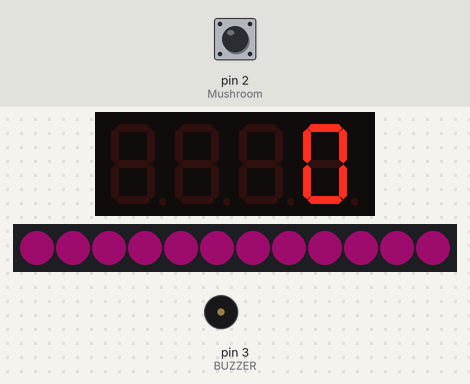
Simulated run of this sketch. Board: Arduino Uno, built with avr-gcc and run on an emulated ATmega328P. Parts: 4-digit seven-segment display, 12 RGB LEDs in strip order, left to right, buzzer (waves = sounding). The test bench sets the inputs (shaded band); at power-on: pin 2 (Mushroom) HIGH. Dim RGB values are drawn brighter than linear; random numbers use the default seed unless the sketch sets one.

Above: at 5.2 s.
5.3 s: pin 2 (Mushroom) pulled LOW for 0.15 s
At 6.0 s:
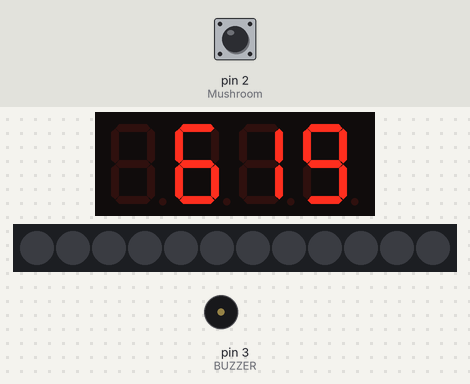
12.9 s: pin 2 (Mushroom) pulled LOW for 1 s
At 19.3 s:
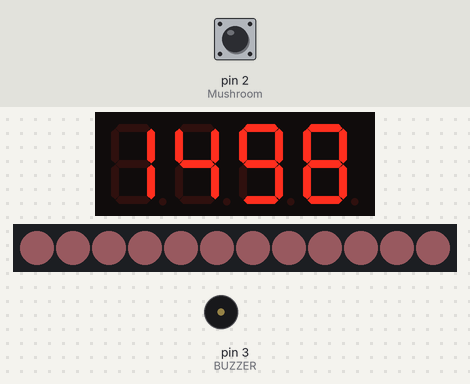
19.7 s: pin 2 (Mushroom) pulled LOW for 0.15 s
At 26.1 s:
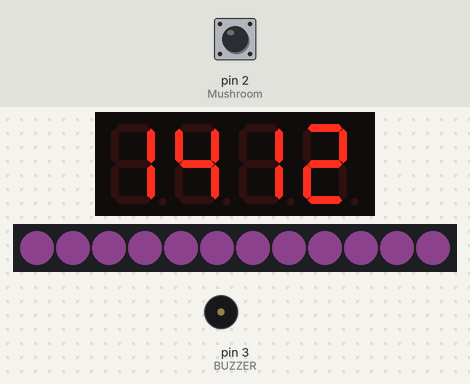
Timing chart, 0 to 27.6 s (numbered marks = the images above; inputs shaded):
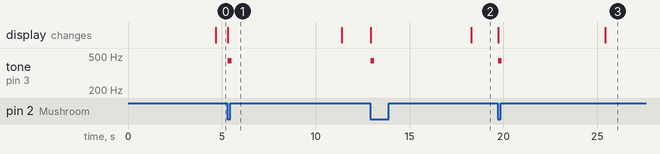

Measured:
- after the input at 5.3 s, tone on pin 3 (BUZZER): silent → 440 Hz at once, → silent 0.20 s later; the display: changes at once (image 1)
- after the input at 12.9 s, tone on pin 3 (BUZZER): silent → 440 Hz at once, → silent 0.20 s later; the display: first changes at once (image 2 shows a later state)
- after the input at 19.7 s, tone on pin 3 (BUZZER): silent → 440 Hz at once, → silent 0.20 s later; the display: first changes at once (image 3 shows a later state)

The sketch:

ClakOflex-04.ino
```cpp
#include <TM1637Display.h>      // lib pour afficheur 7 segments
#include <Adafruit_NeoPixel.h>  // lib pour anneau led
#include "pitches.h"            // lib correspondance nom de note > frequence note pour utilisation de tone(pin,freq)
#include "avr/pgmspace.h"       // lib pour ecriture/lecture en flash
#define CLK A4          // CLK  TM1637
#define DIO A5          // DIO  TM1637
#define Mushroom 2              // bouton champignon sur entrée avec interruption
#define BUTTON_LEFT 4           // bouton gauche
#define BUTTON_RIGHT 5          // bouton droit
#define BUZZER 3                // sortie Buzzer avec PWM possible
// #define BUZZER 13            // un test

#define NEOPIXEL_PIN 10         // pin de l'anneau LED
#define NUMPIXELS 12            // nombre de LED sur l'anneau

TM1637Display display(CLK, DIO);
Adafruit_NeoPixel strip = Adafruit_NeoPixel(NUMPIXELS, NEOPIXEL_PIN, NEO_GRB + NEO_KHZ800);


// variables gloabales parce que c'est plus facile
volatile bool interruptFlag = false;    // flag d'interruption initialise a faux
uint16_t startTime;
int duration;
int note;
int mel, dur;
uint16_t reactionTime;
// composantes couleur pour l'anneau LED
uint8_t REDcolor;
uint8_t GREENcolor;
uint8_t BLUEcolor;


void setup()
{
  pinMode(Mushroom, INPUT_PULLUP);      // le BP tire à la masse la patte 2, on y met donc une pull-up pour lire un "1" au repos
  pinMode(BUTTON_LEFT, INPUT_PULLUP);   // le BP tire à la masse la patte 2, on y met donc une pull-up pour lire un "1" au repos
  pinMode(BUTTON_RIGHT, INPUT_PULLUP);  // le BP tire à la masse la patte 2, on y met donc une pull-up pour lire un "1" au repos
  pinMode(BUZZER, OUTPUT);              // configure la pin du buzzer en sortie
  digitalWrite(BUZZER, HIGH);           // on force la sortie à 1 pour éviter de tuer le buzzer
  Serial.begin(9600);                   // initialisation de la liaison série à 9600BPs, c'est pratique pour le debug
  display.setBrightness(0x0f);          // luminosite de l'afficheur
  display.showNumberDec(0);             // on affiche "0" pour valider que l'afficheur fonctionne

  strip.begin();                        // on initialise l'anneau led
  strip.setBrightness(32);              // on baisse beaucoup la luminosité sinon c'est pénible
  strip.show();                         // on envoie cette config à l'anneau

  // initialisation de l'interruption du BP champignon
  // handleInterrupt est la fonction qui sera appelé chaque fois que la pin "Mushroom" verra un front descendant "FALLING"
  attachInterrupt(digitalPinToInterrupt(Mushroom), handleInterrupt, FALLING);


}

void loop()
{
  // PlayMusic();
  // couleur aléatoire sur l'anneau led
  REDcolor = random(0,0xFF);
  GREENcolor = random(0,0xFF);
  BLUEcolor = random(0,0xFF);
  //tempo aléatoire entre 1 et 5S
  delay(random(1000, 5000));
  // allumage de l'anneau LED
  setNeoPixelColor(strip.Color(REDcolor, GREENcolor, BLUEcolor));
  // on démarre le tiemr
  startTime = millis();
  interruptFlag = false;
  // tant qu'il n'y a pas eu d'appui BP on est bloquant ici ! On aurait pu le faire simplement avec un while(digitalRead(Mushroom)==HIGH), mais l'idée ici est d'utiliser une interruption
  while (!interruptFlag) {
  }
  //calcul du temps de réaction
  reactionTime = millis() - startTime;
  // on éteint l'anneau led
  setNeoPixelColor(strip.Color(0, 0, 0));
  // on affiche le temps de réaction en mS
  display.showNumberDec(reactionTime);
  // un petite LA pendant 200mS
  Beep(440, 200);

  digitalWrite(BUZZER, HIGH);

  delay(2000);
  //et on recommence
}


// fonction appelé à l'interruption
void handleInterrupt()
{
  // on change l'état du flag d'interruption
  // il faut faire du code ultra court et non bloquant en interruption
  interruptFlag = true;
}

void Beep(int frequency, int duration) {
  // tone(BUZZER, frequency, duration);
  tone(BUZZER, frequency);
  delay(duration);
  noTone(BUZZER);
  digitalWrite(BUZZER, HIGH);
}

void setNeoPixelColor(uint32_t color) {
  for (int i = 0; i < NUMPIXELS; i++) {
    strip.setPixelColor(i, color);
  }
  strip.show();
}


// là où est stoqué la musique de "Doom's gate"
// sans entrer dans les détails, il faut déclarer le tableau avec les préfixes "stati const PROGMEM"
// la lecture se fait avec la fonction pgm_read_byte() : pgm_read_byte(melody+index) : le paramètre est l'adresse de la variable que l'on souhaite.
// voir la fonction PlayMusic()
static const  PROGMEM int melody[] = {
  82,82,165,82,82,147,82,82,
  NOTE_E2, NOTE_E2, NOTE_E3, NOTE_E2, NOTE_E2, NOTE_D3, NOTE_E2, NOTE_E2,
  NOTE_C3, NOTE_E2, NOTE_E2, NOTE_AS2, NOTE_E2, NOTE_E2, NOTE_B2, NOTE_C3,
  NOTE_E2, NOTE_E2, NOTE_E3, NOTE_E2, NOTE_E2, NOTE_D3, NOTE_E2, NOTE_E2,
  NOTE_C3, NOTE_E2, NOTE_E2, NOTE_AS2,

  NOTE_E2, NOTE_E2, NOTE_E3, NOTE_E2, NOTE_E2, NOTE_D3, NOTE_E2, NOTE_E2,
  NOTE_C3, NOTE_E2, NOTE_E2, NOTE_AS2, NOTE_E2, NOTE_E2, NOTE_B2, NOTE_C3,
  NOTE_E2, NOTE_E2, NOTE_E3, NOTE_E2, NOTE_E2, NOTE_D3, NOTE_E2, NOTE_E2,
  NOTE_C3, NOTE_E2, NOTE_E2, NOTE_AS2,

  NOTE_E2, NOTE_E2, NOTE_E3, NOTE_E2, NOTE_E2, NOTE_D3, NOTE_E2, NOTE_E2,
  NOTE_C3, NOTE_E2, NOTE_E2, NOTE_AS2, NOTE_E2, NOTE_E2, NOTE_B2, NOTE_C3,
  NOTE_E2, NOTE_E2, NOTE_E3, NOTE_E2, NOTE_E2, NOTE_D3, NOTE_E2, NOTE_E2,
  NOTE_C3, NOTE_E2, NOTE_E2, NOTE_AS2,

  NOTE_E2, NOTE_E2, NOTE_E3, NOTE_E2, NOTE_E2, NOTE_D3, NOTE_E2, NOTE_E2,
  NOTE_C3, NOTE_E2, NOTE_E2, NOTE_AS2, NOTE_E2, NOTE_E2, NOTE_B2, NOTE_C3,
  NOTE_E2, NOTE_E2, NOTE_E3, NOTE_E2, NOTE_E2, NOTE_D3, NOTE_E2, NOTE_E2,
  NOTE_FS3, NOTE_D3, NOTE_B2, NOTE_A3, NOTE_FS3, NOTE_B2, NOTE_D3, NOTE_FS3, NOTE_A3, NOTE_FS3, NOTE_D3, NOTE_B2,

  NOTE_E2, NOTE_E2, NOTE_E3, NOTE_E2, NOTE_E2, NOTE_D3, NOTE_E2, NOTE_E2,
  NOTE_C3, NOTE_E2, NOTE_E2, NOTE_AS2, NOTE_E2, NOTE_E2, NOTE_B2, NOTE_C3,
  NOTE_E2, NOTE_E2, NOTE_E3, NOTE_E2, NOTE_E2, NOTE_D3, NOTE_E2, NOTE_E2,
  NOTE_C3, NOTE_E2, NOTE_E2, NOTE_AS2,

  NOTE_E2, NOTE_E2, NOTE_E3, NOTE_E2, NOTE_E2, NOTE_D3, NOTE_E2, NOTE_E2,
  NOTE_C3, NOTE_E2, NOTE_E2, NOTE_AS2, NOTE_E2, NOTE_E2, NOTE_B2, NOTE_C3,
  NOTE_E2, NOTE_E2, NOTE_E3, NOTE_E2, NOTE_E2, NOTE_D3, NOTE_E2, NOTE_E2,
  NOTE_B3, NOTE_G3, NOTE_E3, NOTE_G3, NOTE_B3, NOTE_E4, NOTE_G3, NOTE_B3, NOTE_E4, NOTE_B3, NOTE_G4, NOTE_B4,

  NOTE_A2, NOTE_A2, NOTE_A3, NOTE_A2, NOTE_A2, NOTE_G3, NOTE_A2, NOTE_A2,
  NOTE_F3, NOTE_A2, NOTE_A2, NOTE_DS3, NOTE_A2, NOTE_A2, NOTE_E3, NOTE_F3,
  NOTE_A2, NOTE_A2, NOTE_A3, NOTE_A2, NOTE_A2, NOTE_G3, NOTE_A2, NOTE_A2,
  NOTE_F3, NOTE_A2, NOTE_A2, NOTE_DS3,

  NOTE_A2, NOTE_A2, NOTE_A3, NOTE_A2, NOTE_A2, NOTE_G3, NOTE_A2, NOTE_A2,
  NOTE_F3, NOTE_A2, NOTE_A2, NOTE_DS3, NOTE_A2, NOTE_A2, NOTE_E3, NOTE_F3,
  NOTE_A2, NOTE_A2, NOTE_A3, NOTE_A2, NOTE_A2, NOTE_G3, NOTE_A2, NOTE_A2,
  NOTE_A3, NOTE_F3, NOTE_D3, NOTE_A3, NOTE_F3, NOTE_D3, NOTE_C4, NOTE_A3, NOTE_F3, NOTE_A3, NOTE_F3, NOTE_D3,

  NOTE_E2, NOTE_E2, NOTE_E3, NOTE_E2, NOTE_E2, NOTE_D3, NOTE_E2, NOTE_E2,
  NOTE_C3, NOTE_E2, NOTE_E2, NOTE_AS2, NOTE_E2, NOTE_E2, NOTE_B2, NOTE_C3,
  NOTE_E2, NOTE_E2, NOTE_E3, NOTE_E2, NOTE_E2, NOTE_D3, NOTE_E2, NOTE_E2,
  NOTE_C3, NOTE_E2, NOTE_E2, NOTE_AS2,

  NOTE_E2, NOTE_E2, NOTE_E3, NOTE_E2, NOTE_E2, NOTE_D3, NOTE_E2, NOTE_E2,
  NOTE_C3, NOTE_E2, NOTE_E2, NOTE_AS2, NOTE_E2, NOTE_E2, NOTE_B2, NOTE_C3,
  NOTE_E2, NOTE_E2, NOTE_E3, NOTE_E2, NOTE_E2, NOTE_D3, NOTE_E2, NOTE_E2,
  NOTE_C3, NOTE_E2, NOTE_E2, NOTE_AS2,
};

static const  PROGMEM int durations[] = {
  8, 8, 8, 8, 8, 8, 8, 8,
  8, 8, 8, 8, 8, 8, 8, 8,
  8, 8, 8, 8, 8, 8, 8, 8,
  8, 8, 8, 2,

  8, 8, 8, 8, 8, 8, 8, 8,
  8, 8, 8, 8, 8, 8, 8, 8,
  8, 8, 8, 8, 8, 8, 8, 8,
  8, 8, 8, 2,

  8, 8, 8, 8, 8, 8, 8, 8,
  8, 8, 8, 8, 8, 8, 8, 8,
  8, 8, 8, 8, 8, 8, 8, 8,
  8, 8, 8, 2,

  8, 8, 8, 8, 8, 8, 8, 8,
  8, 8, 8, 8, 8, 8, 8, 8,
  8, 8, 8, 8, 8, 8, 8, 8,
  16, 16, 16, 16, 16, 16, 16, 16, 16, 16, 16, 16,

  8, 8, 8, 8, 8, 8, 8, 8,
  8, 8, 8, 8, 8, 8, 8, 8,
  8, 8, 8, 8, 8, 8, 8, 8,
  8, 8, 8, 2,

  8, 8, 8, 8, 8, 8, 8, 8,
  8, 8, 8, 8, 8, 8, 8, 8,
  8, 8, 8, 8, 8, 8, 8, 8,
  16, 16, 16, 16, 16, 16, 16, 16, 16, 16, 16, 16,

  8, 8, 8, 8, 8, 8, 8, 8,
  8, 8, 8, 8, 8, 8, 8, 8,
  8, 8, 8, 8, 8, 8, 8, 8,
  8, 8, 8, 2,

  8, 8, 8, 8, 8, 8, 8, 8,
  8, 8, 8, 8, 8, 8, 8, 8,
  8, 8, 8, 8, 8, 8, 8, 8,
  16, 16, 16, 16, 16, 16, 16, 16, 16, 16, 16, 16,

  8, 8, 8, 8, 8, 8, 8, 8,
  8, 8, 8, 8, 8, 8, 8, 8,
  8, 8, 8, 8, 8, 8, 8, 8,
  8, 8, 8, 2,

  8, 8, 8, 8, 8, 8, 8, 8,
  8, 8, 8, 8, 8, 8, 8, 8,
  8, 8, 8, 8, 8, 8, 8, 8,
  8, 8, 8, 2,

  8, 8, 8, 8, 8, 8, 8, 8,
  8, 8, 8, 8, 8, 8, 8, 8,
  8, 8, 8, 8, 8, 8, 8, 8,
  8, 8, 8, 2,

  8, 8, 8, 8, 8, 8, 8, 8,
  8, 8, 8, 8, 8, 8, 8, 8,
  8, 8, 8, 8, 8, 8, 8, 8,
  16, 16, 16, 16, 16, 16, 16, 16, 16, 16, 16, 16,

  8, 8, 8, 8, 8, 8, 8, 8,
  8, 8, 8, 8, 8, 8, 8, 8,
  8, 8, 8, 8, 8, 8, 8, 8,
  8, 8, 8, 2,

  8, 8, 8, 8, 8, 8, 8, 8,
  8, 8, 8, 8, 8, 8, 8, 8,
  8, 8, 8, 8, 8, 8, 8, 8,
  16, 16, 16, 16, 16, 16, 16, 16, 16, 16, 16, 16,

  8, 8, 8, 8, 8, 8, 8, 8,
  8, 8, 8, 8, 8, 8, 8, 8,
  8, 8, 8, 8, 8, 8, 8, 8,
  8, 8, 8, 2,

  8, 8, 8, 8, 8, 8, 8, 8,
  8, 8, 8, 8, 8, 8, 8, 8,
  8, 8, 8, 8, 8, 8, 8, 8,
  16, 16, 16, 16, 16, 16, 16, 16, 16, 16, 16, 16,

  8, 8, 8, 8, 8, 8, 8, 8,
  8, 8, 8, 8, 8, 8, 8, 8,
  8, 8, 8, 8, 8, 8, 8, 8,
  8, 8, 8, 2,

  8, 8, 8, 8, 8, 8, 8, 8,
  8, 8, 8, 8, 8, 8, 8, 8,
  8, 8, 8, 8, 8, 8, 8, 8,
  16, 16, 16, 16, 16, 16, 16, 16, 16, 16, 16, 16,

  8, 8, 8, 8, 8, 8, 8, 8,
  8, 8, 8, 8, 8, 8, 8, 8,
  8, 8, 8, 8, 8, 8, 8, 8,
  8, 8, 8, 2,

  8, 8, 8, 8, 8, 8, 8, 8,
  8, 8, 8, 8, 8, 8, 8, 8,
  8, 8, 8, 8, 8, 8, 8, 8,
  8, 8, 8, 2,

  8, 8, 8, 8, 8, 8, 8, 8,
  8, 8, 8, 8, 8, 8, 8, 8,
  8, 8, 8, 8, 8, 8, 8, 8,
  8, 8, 8, 2,

  8, 8, 8, 8, 8, 8, 8, 8,
  8, 8, 8, 8, 8, 8, 8, 8,
  8, 8, 8, 8, 8, 8, 8, 8,
  16, 16, 16, 16, 16, 16, 16, 16, 16, 16, 16, 16
};


// faire delta ce qui écrit et ce qui est lu
void PlayMusic()
{
    const int size = sizeof(durations) / sizeof(int);
    Serial.println("Size="); Serial.print(size);
  //int size = 1500 ;
  for ( note = 0; note < size; note++) {
    //to calculate the note duration, take one second divided by the note type.
    //e.g. quarter note = 1000 / 4, eighth note = 1000/8, etc.
     duration = 1000 / pgm_read_byte(durations+note);
     mel = pgm_read_byte(melody+note);
    tone(BUZZER,mel , duration);
    Serial.println("Note n°"); Serial.print(note); Serial.print(":"); Serial.print(mel);
    Serial.print(" ");
    Serial.print("duration n°"); Serial.print(note); Serial.print(":"); Serial.print(duration);

    //to distinguish the notes, set a minimum time between them.
    //the note's duration + 30% seems to work well:
    int pauseBetweenNotes = duration * 1.30;
    delay(pauseBetweenNotes);

    //stop the tone playing:
    noTone(BUZZER);
  }
}
```
